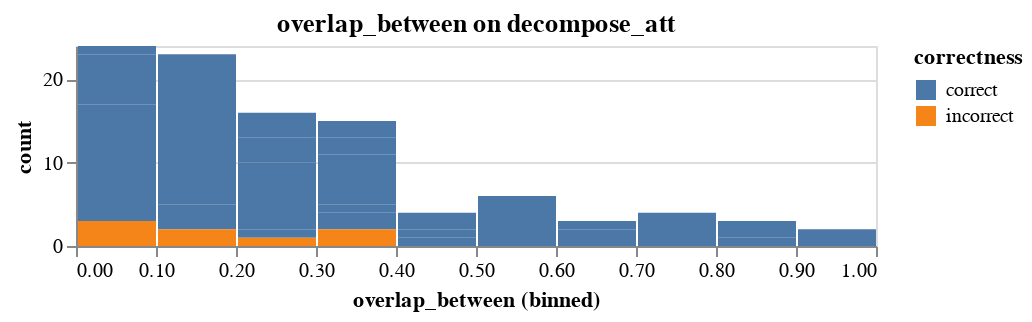

This figure's notebook cell:
### Markdown cell above
If we test the overlap beween the `premise` and the `hypothesis`, we will see that the model performs worse when we have lower overlap (though, again, this is only based on our 100 sampled instances.)

### Code cell
from errudite.builts import Attribute
attr = Attribute.create(
    name="overlap_between",
    description="The text overlap between premise and hypothesis.",
    cmd="overlap(premise, hypothesis)")
attr.visualize_models(models=["decompose_att"])

### Figure 1 — Vega-Lite specification as saved in the notebook (floating-point values rounded to 4 significant figures)
{"$schema": "https://vega.github.io/schema/vega-lite/v3.2.1.json", "config": {"mark": {"tooltip": null}, "view": {"height": 300, "width": 400}}, "datasets": {"data-e887f0f32d53a6f1a92628377fc56581": [{"correctness": "correct", "count": 6, "overlap_between": 0.5}, {"correctness": "correct", "count": 3, "overlap_between": 0.75}, {"correctness": "correct", "count": 14, "overlap_between": 0}, {"correctness": "correct", "count": 1, "overlap_between": 0.2143}, {"correctness": "correct", "count": 3, "overlap_between": 0.1429}, {"correctness": "correct", "count": 1, "overlap_between": 0.7}, {"correctness": "correct", "count": 1, "overlap_between": 0.4}, {"correctness": "correct", "count": 2, "overlap_between": 0.3}, {"correctness": "correct", "count": 1, "overlap_between": 0.1}, {"correctness": "correct", "count": 4, "overlap_between": 0.2}, {"correctness": "correct", "count": 1, "overlap_between": 0.3846}, {"correctness": "correct", "count": 1, "overlap_between": 0.3077}, {"correctness": "correct", "count": 1, "overlap_between": 0.07692}, {"correctness": "correct", "count": 5, "overlap_between": 0.3333}, {"correctness": "correct", "count": 6, "overlap_between": 0.1667}, {"correctness": "correct", "count": 3, "overlap_between": 0.2857}, {"correctness": "correct", "count": 3, "overlap_between": 0.09091}, {"correctness": "correct", "count": 2, "overlap_between": 0.07143}, {"correctness": "correct", "count": 1, "overlap_between": 0.4444}, {"correctness": "correct", "count": 1, "overlap_between": 0.2222}, {"correctness": "correct", "count": 1, "overlap_between": 0.8889}, {"correctness": "correct", "count": 2, "overlap_between": 1}, {"correctness": "correct", "count": 2, "overlap_between": 0.8333}, {"correctness": "correct", "count": 6, "overlap_between": 0.125}, {"correctness": "correct", "count": 2, "overlap_between": 0.3636}, {"correctness": "correct", "count": 3, "overlap_between": 0.2727}, {"correctness": "correct", "count": 2, "overlap_between": 0.375}, {"correctness": "correct", "count": 3, "overlap_between": 0.25}, {"correctness": "correct", "count": 1, "overlap_between": 0.4545}, {"correctness": "correct", "count": 3, "overlap_between": 0.1111}, {"correctness": "correct", "count": 2, "overlap_between": 0.1818}, {"correctness": "correct", "count": 1, "overlap_between": 0.4286}, {"correctness": "correct", "count": 2, "overlap_between": 0.6667}, {"correctness": "correct", "count": 1, "overlap_between": 0.6}, {"correctness": "correct", "count": 1, "overlap_between": 0.05556}, {"correctness": "incorrect", "count": 2, "overlap_between": 0.3333}, {"correctness": "incorrect", "count": 2, "overlap_between": 0.1429}, {"correctness": "incorrect", "count": 3, "overlap_between": 0}, {"correctness": "incorrect", "count": 1, "overlap_between": 0.2727}]}, "resolve": {"scale": {"color": "shared", "x": "shared", "y": "shared"}}, "vconcat": [{"data": {"name": "data-e887f0f32d53a6f1a92628377fc56581"}, "encoding": {"color": {"field": "correctness", "scale": {"domain": ["correct", "incorrect"]}, "type": "nominal"}, "tooltip": [{"field": "overlap_between", "type": "quantitative"}, {"field": "count", "type": "quantitative"}, {"field": "correctness", "type": "nominal"}], "x": {"bin": {"extent": [0, 1], "maxbins": 10}, "field": "overlap_between", "type": "quantitative"}, "y": {"field": "count", "stack": "zero", "type": "quantitative"}}, "height": 100, "mark": "bar", "title": "overlap_between on decompose_att"}]}
